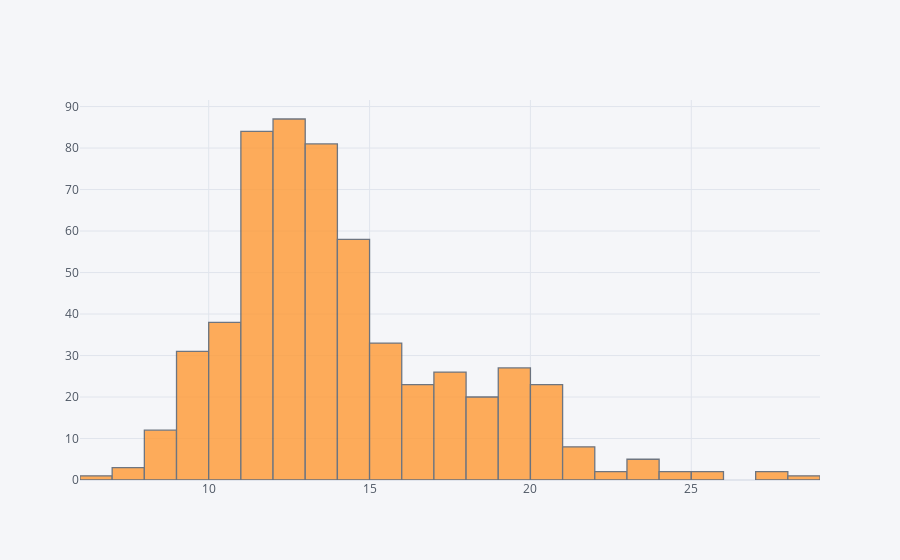

Here is the notebook cell this chart was saved with:
### Code cell
tumor_mean['radius'].iplot(kind='hist')
#most radius btween 10 to 15

### Figure 1 — Plotly figure (JSON) as saved in the notebook; plotly's stock layout.template omitted (floating-point values rounded to 4 significant figures; data arrays with more than 128 entries replaced by an {"elided": "..."} marker saying what was removed)
{"data": [{"histfunc": "count", "histnorm": "", "marker": {"color": "rgba(255, 153, 51, 1.0)", "line": {"color": "#4D5663", "width": 1.3}}, "name": "radius", "opacity": 0.8, "orientation": "v", "type": "histogram", "x": {"elided": "569 float values"}}], "layout": {"barmode": "overlay", "legend": {"bgcolor": "#F5F6F9", "font": {"color": "#4D5663"}}, "paper_bgcolor": "#F5F6F9", "plot_bgcolor": "#F5F6F9", "title": {"font": {"color": "#4D5663"}}, "xaxis": {"gridcolor": "#E1E5ED", "showgrid": true, "tickfont": {"color": "#4D5663"}, "title": {"font": {"color": "#4D5663"}, "text": ""}, "zerolinecolor": "#E1E5ED"}, "yaxis": {"gridcolor": "#E1E5ED", "showgrid": true, "tickfont": {"color": "#4D5663"}, "title": {"font": {"color": "#4D5663"}, "text": ""}, "zerolinecolor": "#E1E5ED"}}}
